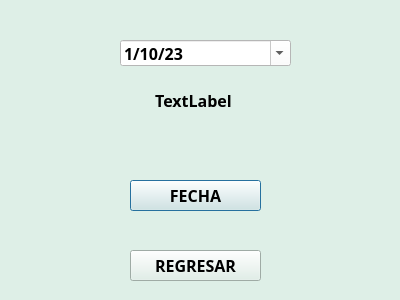
<?xml version="1.0" encoding="UTF-8"?>
<ui version="4.0">
 <class>Dialog</class>
 <widget class="QDialog" name="Dialog">
  <property name="geometry">
   <rect>
    <x>0</x>
    <y>0</y>
    <width>400</width>
    <height>300</height>
   </rect>
  </property>
  <property name="windowTitle">
   <string>Dialog</string>
  </property>
  <property name="styleSheet">
   <string notr="true">background-color: rgb(222, 239, 231);</string>
  </property>
  <widget class="QDateEdit" name="dtdate">
   <property name="geometry">
    <rect>
     <x>120</x>
     <y>40</y>
     <width>171</width>
     <height>26</height>
    </rect>
   </property>
   <property name="font">
    <font>
     <family>Hack Nerd Font Mono</family>
     <pointsize>12</pointsize>
     <bold>true</bold>
    </font>
   </property>
   <property name="styleSheet">
    <string notr="true">background-color: rgb(255, 255, 255);</string>
   </property>
   <property name="currentSection">
    <enum>QDateTimeEdit::DaySection</enum>
   </property>
   <property name="displayFormat">
    <string>d/MM/yy</string>
   </property>
   <property name="calendarPopup">
    <bool>true</bool>
   </property>
   <property name="timeSpec">
    <enum>Qt::TimeZone</enum>
   </property>
   <property name="date">
    <date>
     <year>2023</year>
     <month>10</month>
     <day>1</day>
    </date>
   </property>
  </widget>
  <widget class="QPushButton" name="btnfecha">
   <property name="geometry">
    <rect>
     <x>130</x>
     <y>180</y>
     <width>131</width>
     <height>31</height>
    </rect>
   </property>
   <property name="font">
    <font>
     <family>Hack Nerd Font Mono</family>
     <pointsize>12</pointsize>
     <bold>true</bold>
    </font>
   </property>
   <property name="text">
    <string>FECHA</string>
   </property>
  </widget>
  <widget class="QPushButton" name="return1">
   <property name="geometry">
    <rect>
     <x>130</x>
     <y>250</y>
     <width>131</width>
     <height>31</height>
    </rect>
   </property>
   <property name="font">
    <font>
     <family>Hack Nerd Font Mono</family>
     <pointsize>12</pointsize>
     <bold>true</bold>
    </font>
   </property>
   <property name="text">
    <string>REGRESAR</string>
   </property>
  </widget>
  <widget class="QLabel" name="lbfecha">
   <property name="geometry">
    <rect>
     <x>103</x>
     <y>90</y>
     <width>181</width>
     <height>20</height>
    </rect>
   </property>
   <property name="font">
    <font>
     <family>Hack Nerd Font Mono</family>
     <pointsize>12</pointsize>
     <bold>true</bold>
    </font>
   </property>
   <property name="text">
    <string>TextLabel</string>
   </property>
   <property name="alignment">
    <set>Qt::AlignCenter</set>
   </property>
  </widget>
 </widget>
 <resources/>
 <connections/>
</ui>
